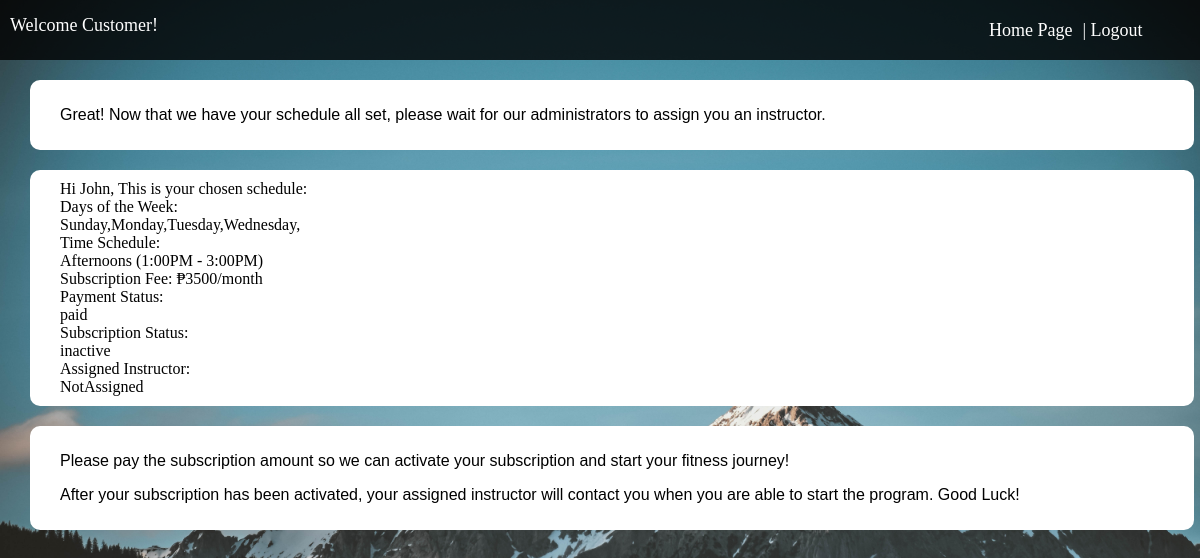
The app's page /tracking.php (signed in) with its own data.
### tables this page shows
CREATE TABLE `users` (
  `id` int(100) NOT NULL,
  `email` varchar(200) NOT NULL,
  `name` varchar(100) NOT NULL,
  `username` varchar(200) NOT NULL,
  `contact` varchar(20) NOT NULL,
  `password` varchar(200) NOT NULL,
  `role` varchar(100) NOT NULL DEFAULT 'customer',
  `payment` varchar(10) NOT NULL DEFAULT 'unpaid',
  `status` varchar(10) NOT NULL DEFAULT 'inactive'
);

CREATE TABLE `schedule` (
  `id` int(100) NOT NULL,
  `contact` varchar(20) NOT NULL,
  `instructor` varchar(100) NOT NULL DEFAULT 'NotAssigned',
  `day` varchar(100) NOT NULL,
  `time` varchar(100) NOT NULL DEFAULT 'morning',
  `name` varchar(100) NOT NULL
);

### tracking.php (the view, shortened to what this page needs)
<?php
include 'db/connection.php';
$uid = $_SESSION['user_id'];
$result = mysqli_query($con, "SELECT * FROM schedule WHERE id='$uid'");
if (mysqli_num_rows($result) == 1) {
?>
    <!DOCTYPE html>
    <html lang="en">
    <head>
        <link rel="stylesheet" href="css\tracking.css">
    </head>
    <body>
        <nav class="user-nav">
            <text class="nav-title">Welcome Customer!</text>
            <a class="nav-link" href="index.php">Home Page</a>
            <a class="nav-link" href="logout.php">| Logout</a>
        </nav>
        <div class="cont-great">
            <p>Great! Now that we have your schedule all set, please wait for our administrators to assign you an instructor.</p>
        </div>
        <div class="cont-details">
            <?php
            $uid = $_SESSION['user_id'];
            $result = mysqli_query($con, "SELECT * FROM users WHERE id='$uid'");
            while ($row = mysqli_fetch_array($result)) {
                $name = $row['name'];
                $payment = $row['payment'];
                $status = $row['status'];
            }
            $res = mysqli_query($con, "SELECT * FROM schedule WHERE name='$name'");
            while ($row = mysqli_fetch_array($res)) {
                $day = $row['day'];
                $time = $row['time'];
                $instructor =  $row['instructor'];
            }
            if ($time == "Morning") {
                $ToD = "Mornings (7:00AM - 10:00AM)";
            } else if ($time == "Afternoon") {
                $ToD = "Afternoons (1:00PM - 3:00PM)";
            } else if ($time == "Evening") {
                $ToD = "Evenings (6:00PM - 9:00PM)";
            }
            echo "<div>";
            echo "Hi " . $name . ", This is your chosen schedule: ";
            echo "</div>";
            echo "<div>";
            echo "Days of the Week:";
            echo "</div>";
            echo "<div>";
            echo $day;
            echo "</div>";
            echo "<div>";
            echo "Time Schedule:";
            echo "</div>";
            echo "<div>";
            echo $ToD;
            echo "</div>";
            echo "<div>";
            echo "Subscription Fee: ₱3500/month";
            echo "</div>";
            echo "<div>";
            echo "Payment Status: <br> " . $payment . "<br>";
            echo "Subscription Status: <br> " . $status . "<br>";
            echo "Assigned Instructor: <br> " . $instructor . "<br>";
            echo "</div>";
            ?>
        </div>
        <div class="cont-pay">
            <p>Please pay the subscription amount so we can activate your subscription and start your fitness journey!</p>
            <p>After your subscription has been activated, your assigned instructor will contact you when you are able to start the program. Good Luck!</p>
        </div>
    </body>
<?php
} else {
    header("location:index.php");
    echo "You do not have a subsciption";
}
?>
    </html>

### css/tracking.css (style rules this page uses)
body { display: block; align-items: center; justify-content: center; margin: 0px; height: 100%; background-image: url("../images/customer-background.jpg"); background-repeat: no-repeat; background-size: cover; }
.cont-great { margin: 20px 30px; padding: 10px 30px; border-radius: 10px; background: white; height: 100%; width: 92%; font-family: Tahoma, sans-serif; }
.cont-pay { margin: 20px 30px; padding: 10px 30px; border-radius: 10px; background: white; height: 100%; width: 92%; font-family: Tahoma, sans-serif; }
.cont-details { margin: 20px 30px; padding: 10px 30px; border-radius: 10px; background: white; height: 100%; width: 92%; }
.user-nav { display: flex; background-color:rgba(0, 0, 0, 0.8); padding: 10px; font-size: large; font-family: "Urbanist"; text-decoration: none; color: black; }
.nav-title { margin-right: 70%; display: block; height: 30px; line-height: 30px; color: white; }
a { display: block; height: 30px; color: white; line-height: 30px; border: none; text-align: center; text-decoration: none; margin: 5px; }

### records on screen
users: name "John", payment "paid", status "inactive"
schedule: day "Sunday,Monday,Tuesday,Wednesday,", time "Afternoons (1:00PM - 3:00PM)", instructor "NotAssigned"
